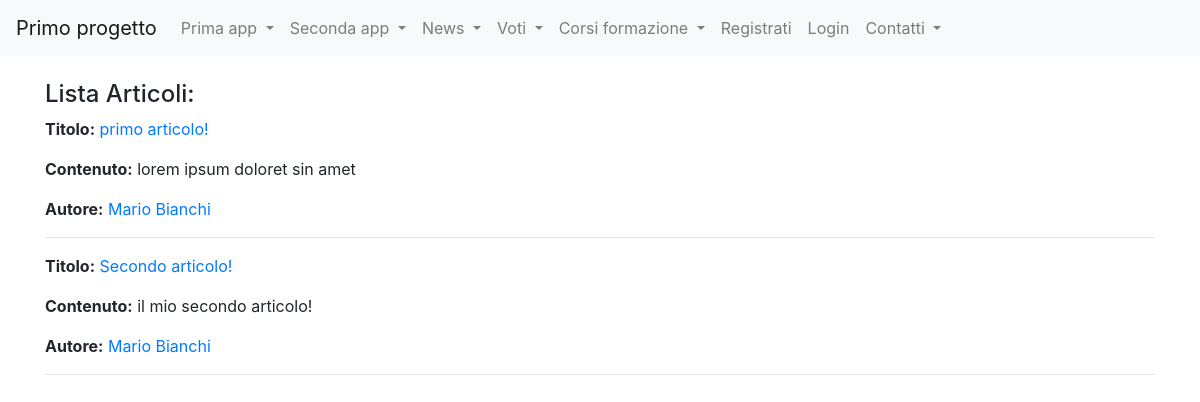
The page /news/lista_articoli on the database as committed earlier.
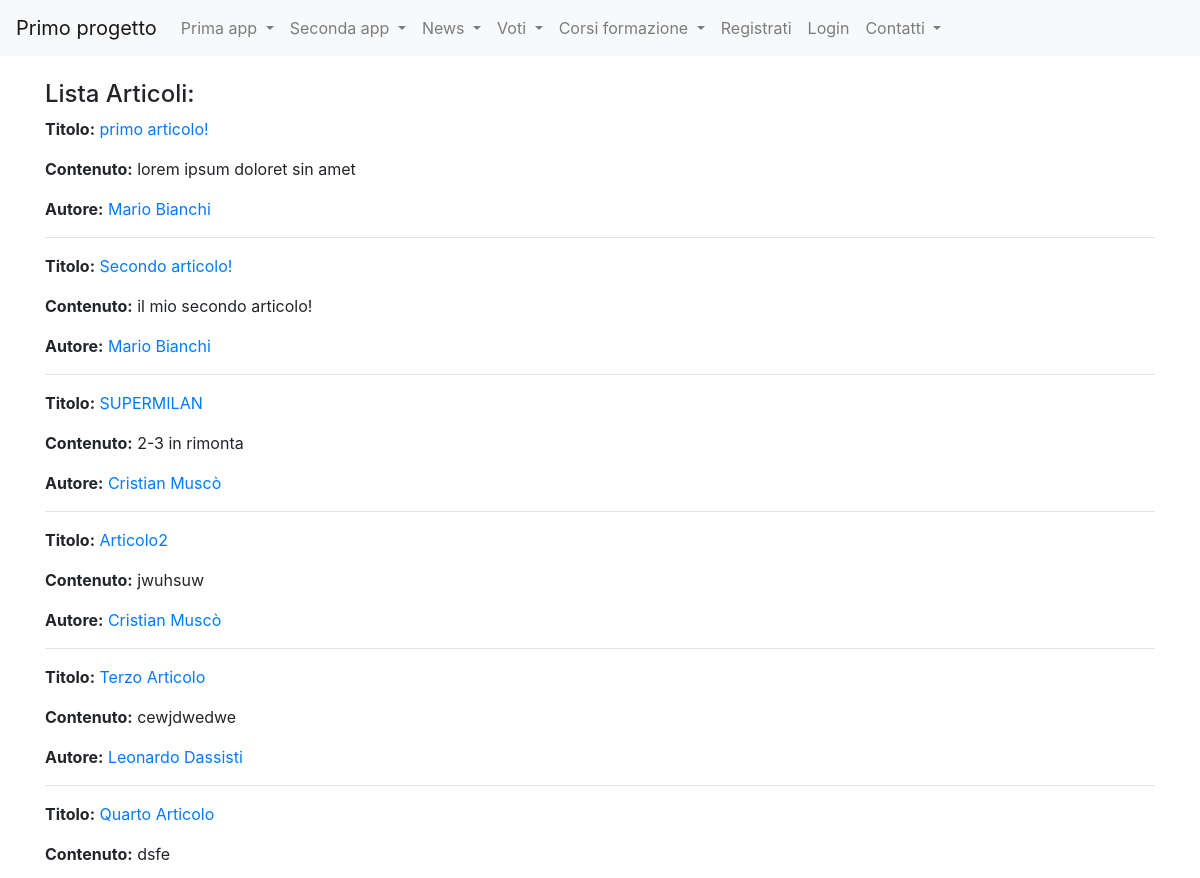
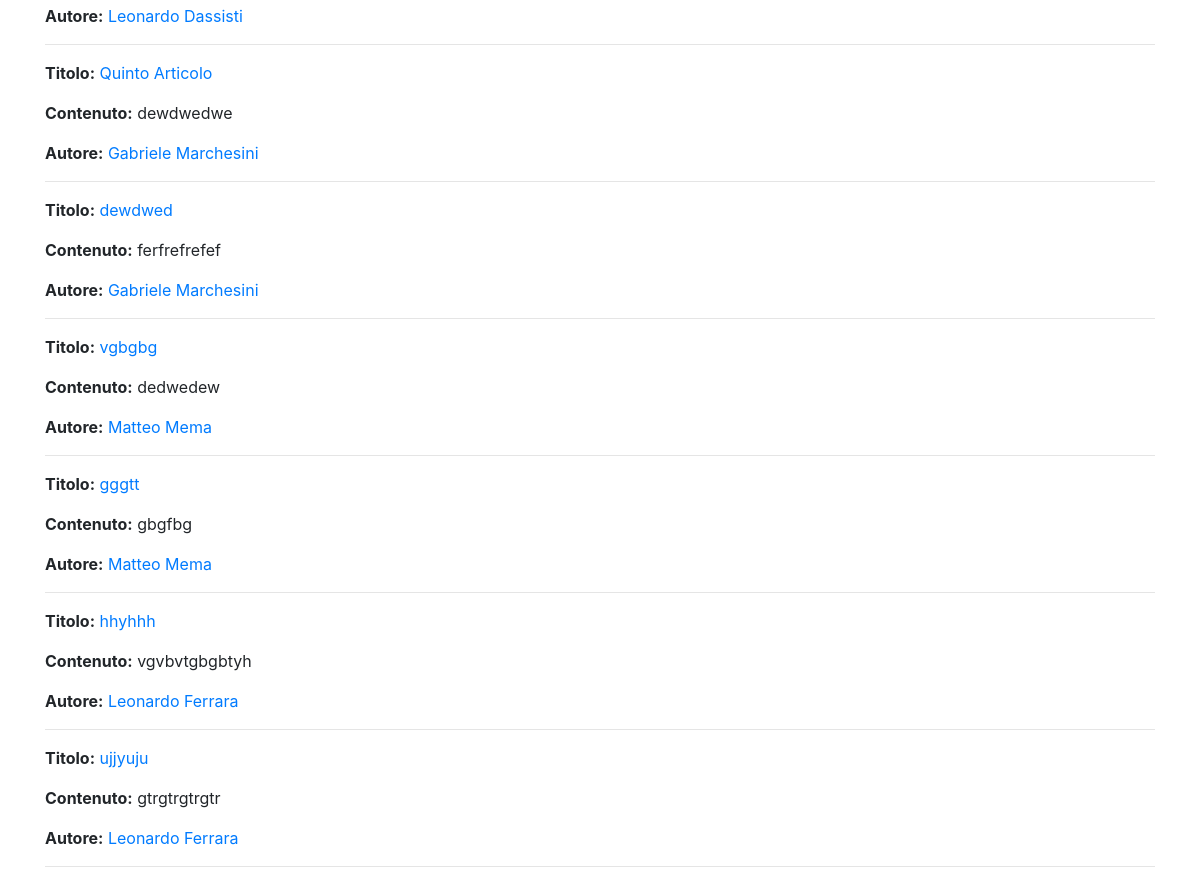
The same page on the database as committed later (2 pictures, top to bottom).
### news/models.py (models this page shows, shortened)
class Articolo(models.Model):
    titolo=models.CharField(max_length=100)
    contenuto=models.TextField()
    giornalista=models.ForeignKey(Giornalista, on_delete=models.CASCADE,related_name="articoli")
    visualizzazioni=models.SmallIntegerField(default=0)
    dataPubblicazione=models.DateField(default=datetime.now(),blank=True)
    class Meta:
        verbose_name = "Articolo"
        verbose_name_plural = "Articoli"

class Giornalista(models.Model):
    nome=models.CharField(max_length=20)
    cognome=models.CharField(max_length=20)
    dataNascita=models.DateField(default=datetime.now(),blank=True)
    def __str__(self):
        return self.nome + " " + self.cognome
    class Meta:
        verbose_name = "Giornalista"
        verbose_name_plural = "Giornalisti"

### news/views.py (the view)
# urls.py: path("lista_articoli", listaArticoli, name="lista_articoli"),
def listaArticoli(request,pk=None):
    if pk==None:
        articoli= Articolo.objects.all()
    else:
        articoli = Articolo.objects.filter(giornalista_id=pk)
    context={
            "articoli": articoli,
    }
    return render(request, "lista_articoli.html", context)

### news/templates/lista_articoli.html (shortened to what this page needs)
{%extends "base.html"%}
{%block content%}
    <h4>Lista Articoli: </h4>
    {% for articolo in articoli %}
        <p><strong>Titolo:</strong>
            <a href="/news/articoli/{{articolo.id}}">{{articolo.titolo}}</a>
        </p>
        <p><strong>Contenuto:</strong>
            {{articolo.contenuto}}
        </p>
        <p><strong>Autore:</strong>
            <a href={% url 'news:giornalista_detail' articolo.giornalista.id %}>{{articolo.giornalista}}</a>
        </p>
        <hr>
    {% endfor %}
{%endblock content%}

Rows that differ between the two databases and show on the page:
added Articolo: titolo "SUPERMILAN", contenuto "2-3 in rimonta", giornalista "Cristian Muscò"
added Articolo: titolo "Articolo2", contenuto "jwuhsuw", giornalista "Cristian Muscò"
added Articolo: titolo "Terzo Articolo", contenuto "cewjdwedwe", giornalista "Leonardo Dassisti"
added Articolo: titolo "Quarto Articolo", contenuto "dsfe", giornalista "Leonardo Dassisti"
added Articolo: titolo "Quinto Articolo", contenuto "dewdwedwe", giornalista "Gabriele Marchesini"
added Articolo: titolo "dewdwed", contenuto "ferfrefrefef", giornalista "Gabriele Marchesini"
added Articolo: titolo "vgbgbg", contenuto "dedwedew", giornalista "Matteo Mema"
added Articolo: titolo "gggtt", contenuto "gbgfbg", giornalista "Matteo Mema"
added Articolo: titolo "hhyhhh", contenuto "vgvbvtgbgbtyh", giornalista "Leonardo Ferrara"
added Articolo: titolo "ujjyuju", contenuto "gtrgtrgtrgtr", giornalista "Leonardo Ferrara"
